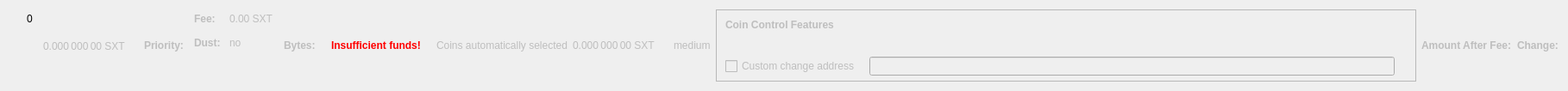
    <widget class="QWidget" name="dummyHideWidget" native="true">
     <property name="maximumSize">
      <size>
       <width>100</width>
       <height>22</height>
      </size>
     </property>
     <layout class="QHBoxLayout" name="dummyHideLayout">
      <item>
       <layout class="QFormLayout" name="formLayoutCoinControl1">
        <property name="horizontalSpacing">
         <number>10</number>
        </property>
        <property name="verticalSpacing">
         <number>14</number>
        </property>
        <property name="leftMargin">
         <number>10</number>
        </property>
        <property name="topMargin">
         <number>4</number>
        </property>
        <property name="rightMargin">
         <number>6</number>
        </property>
        <item row="0" column="1">
         <widget class="QLabel" name="labelCoinControlBytes">
          <property name="cursor">
           <cursorShape>IBeamCursor</cursorShape>
          </property>
          <property name="contextMenuPolicy">
           <enum>Qt::ActionsContextMenu</enum>
          </property>
          <property name="text">
           <string notr="true">0</string>
          </property>
          <property name="textInteractionFlags">
           <set>Qt::LinksAccessibleByMouse|Qt::TextSelectableByKeyboard|Qt::TextSelectableByMouse</set>
          </property>
         </widget>
        </item>
       </layout>
      </item>
      <item>
       <widget class="QLabel" name="labelCoinControlAfterFee">
        <property name="enabled">
         <bool>false</bool>
        </property>
        <property name="sizePolicy">
         <sizepolicy hsizetype="Fixed" vsizetype="Fixed">
          <horstretch>0</horstretch>
          <verstretch>0</verstretch>
         </sizepolicy>
        </property>
        <property name="minimumSize">
         <size>
          <width>111</width>
          <height>12</height>
         </size>
        </property>
        <property name="maximumSize">
         <size>
          <width>111</width>
          <height>12</height>
         </size>
        </property>
        <property name="cursor">
         <cursorShape>IBeamCursor</cursorShape>
        </property>
        <property name="contextMenuPolicy">
         <enum>Qt::ActionsContextMenu</enum>
        </property>
        <property name="text">
         <string notr="true">0.000 000 00 SXT</string>
        </property>
        <property name="textInteractionFlags">
         <set>Qt::LinksAccessibleByMouse|Qt::TextSelectableByKeyboard|Qt::TextSelectableByMouse</set>
        </property>
       </widget>
      </item>
      <item>
       <widget class="QLabel" name="labelCoinControlPriorityText">
        <property name="enabled">
         <bool>false</bool>
        </property>
        <property name="font">
         <font>
          <weight>75</weight>
          <bold>true</bold>
         </font>
        </property>
        <property name="text">
         <string>Priority:</string>
        </property>
       </widget>
      </item>
      <item>
       <layout class="QHBoxLayout" name="horizontalLayout"/>
      </item>
      <item>
       <layout class="QFormLayout" name="formLayoutCoinControl3">
        <property name="horizontalSpacing">
         <number>10</number>
        </property>
        <property name="verticalSpacing">
         <number>14</number>
        </property>
        <property name="leftMargin">
         <number>6</number>
        </property>
        <property name="topMargin">
         <number>4</number>
        </property>
        <property name="rightMargin">
         <number>6</number>
        </property>
        <item row="0" column="0">
         <widget class="QLabel" name="labelCoinControlFeeText">
          <property name="enabled">
           <bool>false</bool>
          </property>
          <property name="font">
           <font>
            <weight>75</weight>
            <bold>true</bold>
           </font>
          </property>
          <property name="text">
           <string>Fee:</string>
          </property>
          <property name="margin">
           <number>0</number>
          </property>
         </widget>
        </item>
        <item row="0" column="1">
         <widget class="QLabel" name="labelCoinControlFee">
          <property name="enabled">
           <bool>false</bool>
          </property>
          <property name="cursor">
           <cursorShape>IBeamCursor</cursorShape>
          </property>
          <property name="contextMenuPolicy">
           <enum>Qt::ActionsContextMenu</enum>
          </property>
          <property name="text">
           <string notr="true">0.00 SXT</string>
          </property>
          <property name="textInteractionFlags">
           <set>Qt::LinksAccessibleByMouse|Qt::TextSelectableByKeyboard|Qt::TextSelectableByMouse</set>
          </property>
         </widget>
        </item>
        <item row="1" column="0">
         <widget class="QLabel" name="labelCoinControlLowOutputText">
          <property name="enabled">
           <bool>false</bool>
          </property>
          <property name="font">
           <font>
            <weight>75</weight>
            <bold>true</bold>
           </font>
          </property>
          <property name="text">
           <string>Dust:</string>
          </property>
         </widget>
        </item>
        <item row="1" column="1">
         <widget class="QLabel" name="labelCoinControlLowOutput">
          <property name="enabled">
           <bool>false</bool>
          </property>
          <property name="cursor">
           <cursorShape>IBeamCursor</cursorShape>
          </property>
          <property name="contextMenuPolicy">
           <enum>Qt::ActionsContextMenu</enum>
          </property>
          <property name="text">
           <string>no</string>
          </property>
          <property name="textInteractionFlags">
           <set>Qt::LinksAccessibleByMouse|Qt::TextSelectableByKeyboard|Qt::TextSelectableByMouse</set>
          </property>
         </widget>
        </item>
       </layout>
      </item>
      <item>
       <widget class="QLabel" name="labelCoinControlBytesText">
        <property name="enabled">
         <bool>false</bool>
        </property>
        <property name="font">
         <font>
          <weight>75</weight>
          <bold>true</bold>
         </font>
        </property>
        <property name="text">
         <string>Bytes:</string>
        </property>
       </widget>
      </item>
      <item>
       <layout class="QFormLayout" name="formLayoutCoinControl2">
        <property name="horizontalSpacing">
         <number>10</number>
        </property>
        <property name="verticalSpacing">
         <number>14</number>
        </property>
        <property name="leftMargin">
         <number>6</number>
        </property>
        <property name="topMargin">
         <number>4</number>
        </property>
        <property name="rightMargin">
         <number>6</number>
        </property>
       </layout>
      </item>
      <item>
       <layout class="QHBoxLayout" name="horizontalLayoutCoinControl2">
        <property name="spacing">
         <number>8</number>
        </property>
        <property name="bottomMargin">
         <number>10</number>
        </property>
       </layout>
      </item>
      <item>
       <widget class="QLabel" name="labelCoinControlInsuffFunds">
        <property name="enabled">
         <bool>false</bool>
        </property>
        <property name="minimumSize">
         <size>
          <width>0</width>
          <height>0</height>
         </size>
        </property>
        <property name="font">
         <font>
          <weight>75</weight>
          <bold>true</bold>
         </font>
        </property>
        <property name="styleSheet">
         <string notr="true">color:red;font-weight:bold;</string>
        </property>
        <property name="text">
         <string>Insufficient funds!</string>
        </property>
        <property name="margin">
         <number>5</number>
        </property>
       </widget>
      </item>
      <item>
       <layout class="QFormLayout" name="formLayoutCoinControl4">
        <property name="horizontalSpacing">
         <number>10</number>
        </property>
        <property name="verticalSpacing">
         <number>14</number>
        </property>
        <property name="leftMargin">
         <number>6</number>
        </property>
        <property name="topMargin">
         <number>4</number>
        </property>
        <property name="rightMargin">
         <number>6</number>
        </property>
       </layout>
      </item>
      <item>
       <widget class="QLabel" name="labelCoinControlAutomaticallySelected">
        <property name="enabled">
         <bool>false</bool>
        </property>
        <property name="sizePolicy">
         <sizepolicy hsizetype="Fixed" vsizetype="Fixed">
          <horstretch>0</horstretch>
          <verstretch>0</verstretch>
         </sizepolicy>
        </property>
        <property name="minimumSize">
         <size>
          <width>0</width>
          <height>0</height>
         </size>
        </property>
        <property name="maximumSize">
         <size>
          <width>240</width>
          <height>16777215</height>
         </size>
        </property>
        <property name="text">
         <string>Coins automatically selected</string>
        </property>
        <property name="margin">
         <number>5</number>
        </property>
       </widget>
      </item>
      <item>
       <widget class="QLabel" name="labelCoinControlChange">
        <property name="enabled">
         <bool>false</bool>
        </property>
        <property name="sizePolicy">
         <sizepolicy hsizetype="Fixed" vsizetype="Fixed">
          <horstretch>0</horstretch>
          <verstretch>0</verstretch>
         </sizepolicy>
        </property>
        <property name="minimumSize">
         <size>
          <width>111</width>
          <height>0</height>
         </size>
        </property>
        <property name="maximumSize">
         <size>
          <width>111</width>
          <height>16777215</height>
         </size>
        </property>
        <property name="cursor">
         <cursorShape>IBeamCursor</cursorShape>
        </property>
        <property name="contextMenuPolicy">
         <enum>Qt::ActionsContextMenu</enum>
        </property>
        <property name="text">
         <string notr="true">0.000 000 00 SXT</string>
        </property>
        <property name="textInteractionFlags">
         <set>Qt::LinksAccessibleByMouse|Qt::TextSelectableByKeyboard|Qt::TextSelectableByMouse</set>
        </property>
       </widget>
      </item>
      <item>
       <widget class="QLabel" name="labelCoinControlPriority">
        <property name="enabled">
         <bool>false</bool>
        </property>
        <property name="cursor">
         <cursorShape>IBeamCursor</cursorShape>
        </property>
        <property name="contextMenuPolicy">
         <enum>Qt::ActionsContextMenu</enum>
        </property>
        <property name="text">
         <string>medium</string>
        </property>
        <property name="textInteractionFlags">
         <set>Qt::LinksAccessibleByMouse|Qt::TextSelectableByKeyboard|Qt::TextSelectableByMouse</set>
        </property>
       </widget>
      </item>
      <item>
       <widget class="QFrame" name="frameCoinControl">
        <property name="sizePolicy">
         <sizepolicy hsizetype="Expanding" vsizetype="Expanding">
          <horstretch>0</horstretch>
          <verstretch>0</verstretch>
         </sizepolicy>
        </property>
        <property name="maximumSize">
         <size>
          <width>16777215</width>
          <height>16777215</height>
         </size>
        </property>
        <property name="frameShape">
         <enum>QFrame::StyledPanel</enum>
        </property>
        <property name="frameShadow">
         <enum>QFrame::Sunken</enum>
        </property>
        <layout class="QVBoxLayout" name="verticalLayoutCoinControl2_2">
         <property name="spacing">
          <number>0</number>
         </property>
         <property name="leftMargin">
          <number>0</number>
         </property>
         <property name="topMargin">
          <number>0</number>
         </property>
         <property name="rightMargin">
          <number>0</number>
         </property>
         <property name="bottomMargin">
          <number>6</number>
         </property>
         <item>
          <layout class="QVBoxLayout" name="verticalLayoutCoinControl" stretch="0,0,0,1">
           <property name="spacing">
            <number>0</number>
           </property>
           <property name="leftMargin">
            <number>10</number>
           </property>
           <property name="topMargin">
            <number>10</number>
           </property>
           <item>
            <layout class="QHBoxLayout" name="horizontalLayoutCoinControl1">
             <property name="bottomMargin">
              <number>15</number>
             </property>
             <item>
              <widget class="QLabel" name="labelCoinControlFeatures">
               <property name="enabled">
                <bool>false</bool>
               </property>
               <property name="sizePolicy">
                <sizepolicy hsizetype="Preferred" vsizetype="Maximum">
                 <horstretch>0</horstretch>
                 <verstretch>0</verstretch>
                </sizepolicy>
               </property>
               <property name="font">
                <font>
                 <weight>75</weight>
                 <bold>true</bold>
                </font>
               </property>
               <property name="styleSheet">
                <string notr="true">font-weight:bold;</string>
               </property>
               <property name="text">
                <string>Coin Control Features</string>
               </property>
              </widget>
             </item>
            </layout>
           </item>
           <item>
            <widget class="QWidget" name="widgetCoinControl" native="true">
             <property name="sizePolicy">
              <sizepolicy hsizetype="Preferred" vsizetype="Preferred">
               <horstretch>0</horstretch>
               <verstretch>0</verstretch>
              </sizepolicy>
             </property>
             <property name="minimumSize">
              <size>
               <width>0</width>
               <height>0</height>
              </size>
             </property>
             <property name="styleSheet">
              <string notr="true"/>
             </property>
             <layout class="QHBoxLayout" name="horizontalLayoutCoinControl5_2">
              <property name="leftMargin">
               <number>0</number>
              </property>
              <property name="topMargin">
               <number>0</number>
              </property>
              <property name="rightMargin">
               <number>0</number>
              </property>
              <property name="bottomMargin">
               <number>0</number>
              </property>
              <item>
               <layout class="QHBoxLayout" name="horizontalLayoutCoinControl3">
                <property name="spacing">
                 <number>20</number>
                </property>
                <property name="topMargin">
                 <number>0</number>
                </property>
                <property name="bottomMargin">
                 <number>10</number>
                </property>
               </layout>
              </item>
             </layout>
            </widget>
           </item>
           <item>
            <layout class="QHBoxLayout" name="horizontalLayoutCoinControl4" stretch="0,0,0">
             <property name="spacing">
              <number>12</number>
             </property>
             <property name="sizeConstraint">
              <enum>QLayout::SetDefaultConstraint</enum>
             </property>
             <property name="topMargin">
              <number>5</number>
             </property>
             <property name="rightMargin">
              <number>5</number>
             </property>
             <item>
              <widget class="QCheckBox" name="checkBoxCoinControlChange">
               <property name="enabled">
                <bool>false</bool>
               </property>
               <property name="toolTip">
                <string>If this is activated, but the change address is empty or invalid, change will be sent to a newly generated address.</string>
               </property>
               <property name="text">
                <string>Custom change address</string>
               </property>
              </widget>
             </item>
             <item>
              <widget class="QValidatedLineEdit" name="lineEditCoinControlChange">
               <property name="enabled">
                <bool>false</bool>
               </property>
               <property name="sizePolicy">
                <sizepolicy hsizetype="Expanding" vsizetype="Fixed">
                 <horstretch>0</horstretch>
                 <verstretch>0</verstretch>
                </sizepolicy>
               </property>
              </widget>
             </item>
             <item>
              <widget class="QLabel" name="labelCoinControlChangeLabel_2">
               <property name="sizePolicy">
                <sizepolicy hsizetype="Preferred" vsizetype="Expanding">
                 <horstretch>0</horstretch>
                 <verstretch>0</verstretch>
                </sizepolicy>
               </property>
               <property name="minimumSize">
                <size>
                 <width>0</width>
                 <height>0</height>
                </size>
               </property>
               <property name="text">
                <string/>
               </property>
               <property name="margin">
                <number>3</number>
               </property>
              </widget>
             </item>
            </layout>
           </item>
           <item>
            <spacer name="verticalSpacerCoinControl">
             <property name="orientation">
              <enum>Qt::Vertical</enum>
             </property>
             <property name="sizeHint" stdset="0">
              <size>
               <width>800</width>
               <height>1</height>
              </size>
             </property>
            </spacer>
           </item>
          </layout>
         </item>
        </layout>
       </widget>
      </item>
      <item>
       <widget class="QLabel" name="labelCoinControlAfterFeeText">
        <property name="enabled">
         <bool>false</bool>
        </property>
        <property name="minimumSize">
         <size>
          <width>0</width>
          <height>0</height>
         </size>
        </property>
        <property name="maximumSize">
         <size>
          <width>16777215</width>
          <height>16777215</height>
         </size>
        </property>
        <property name="font">
         <font>
          <weight>75</weight>
          <bold>true</bold>
         </font>
        </property>
        <property name="text">
         <string>Amount After Fee:</string>
        </property>
        <property name="alignment">
         <set>Qt::AlignLeading|Qt::AlignLeft|Qt::AlignVCenter</set>
        </property>
        <property name="margin">
         <number>0</number>
        </property>
       </widget>
      </item>
      <item>
       <widget class="QLabel" name="labelCoinControlChangeText">
        <property name="enabled">
         <bool>false</bool>
        </property>
        <property name="sizePolicy">
         <sizepolicy hsizetype="Preferred" vsizetype="Preferred">
          <horstretch>0</horstretch>
          <verstretch>0</verstretch>
         </sizepolicy>
        </property>
        <property name="minimumSize">
         <size>
          <width>0</width>
          <height>0</height>
         </size>
        </property>
        <property name="maximumSize">
         <size>
          <width>16777215</width>
          <height>16777215</height>
         </size>
        </property>
        <property name="font">
         <font>
          <weight>75</weight>
          <bold>true</bold>
         </font>
        </property>
        <property name="text">
         <string>Change:</string>
        </property>
        <property name="alignment">
         <set>Qt::AlignLeading|Qt::AlignLeft|Qt::AlignVCenter</set>
        </property>
       </widget>
      </item>
     </layout>
    </widget>
